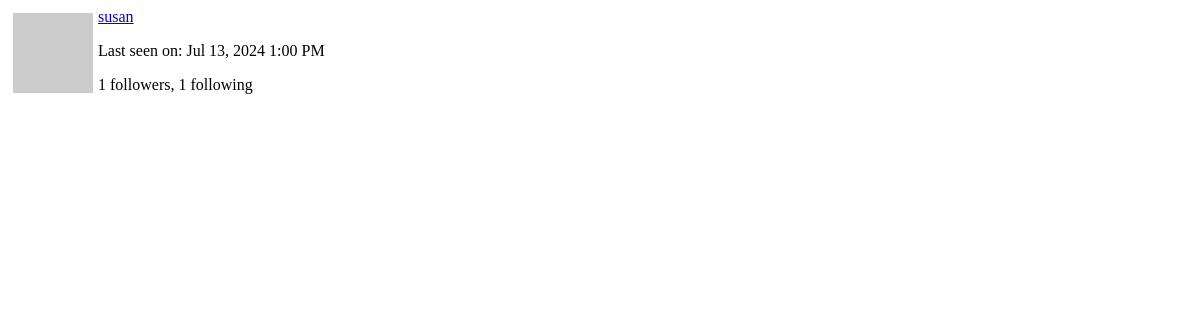
The app's page /user/susan/popup (signed in), older data.
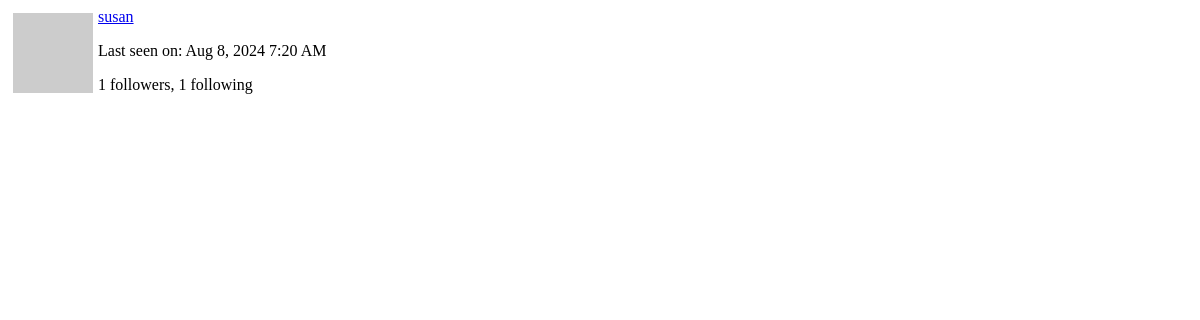
The same page, newer data.
### app/models.py (models this page shows, shortened)
class User(UserMixin, db.Model):
    id: so.Mapped[int] = so.mapped_column(primary_key=True)
    username: so.Mapped[str] = so.mapped_column(sa.String(64), index=True,
                                                unique=True)
    email: so.Mapped[str] = so.mapped_column(sa.String(120), index=True,
                                             unique=True)
    password_hash: so.Mapped[Optional[str]] = so.mapped_column(sa.String(256))
    posts: so.WriteOnlyMapped['Post'] = so.relationship(
        back_populates='author')
    about_me: so.Mapped[Optional[str]] = so.mapped_column(sa.String(140))
    last_seen: so.Mapped[Optional[datetime]] = so.mapped_column(
        default=lambda: datetime.now(timezone.utc))
    following: so.WriteOnlyMapped['User'] = so.relationship(
        secondary=followers, primaryjoin=(followers.c.follower_id == id),
        secondaryjoin=(followers.c.followed_id == id),
        back_populates='followers')
    followers: so.WriteOnlyMapped['User'] = so.relationship(
        secondary=followers, primaryjoin=(followers.c.followed_id == id),
        secondaryjoin=(followers.c.follower_id == id),
        back_populates='following')
    def avatar(self, size):
        digest = md5(self.email.lower().encode('utf-8')).hexdigest()
        return f'https://www.gravatar.com/avatar/{digest}?d=identicon&s={size}'
    def followers_count(self):
        query = sa.select(sa.func.count()).select_from(
            self.followers.select().subquery())
        return db.session.scalar(query)
    def following_count(self):
        query = sa.select(sa.func.count()).select_from(
            self.following.select().subquery())
        return db.session.scalar(query)

### app/main/routes.py (the view)
@bp.route('/user/<username>/popup')
@login_required
def user_popup(username):
    user = db.first_or_404(sa.select(User).where(User.username == username))
    form = EmptyForm()
    return render_template('user_popup.html', user=user, form=form)

### app/main/routes.py (called while the page is built)
@bp.before_app_request
def before_request():
    if current_user.is_authenticated:
        current_user.last_seen = datetime.now(timezone.utc)
        db.session.commit()
        g.search_form = SearchForm()
    g.locale = str(get_locale())

### app/models.py (called while the page is built)
@login.user_loader
def load_user(id):
  return db.session.get(User, int(id))

    @classmethod
    def before_commit(cls, session):
        session._changes = {
            'add': list(session.new),
            'update': list(session.dirty),
            'delete': list(session.deleted)
        }

    @classmethod
    def after_commit(cls, session):
        for obj in session._changes['add']:
            if isinstance(obj, SearchableMixin):
                add_to_index(obj.__tablename__, obj)
        for obj in session._changes['update']:
            if isinstance(obj, SearchableMixin):
                add_to_index(obj.__tablename__, obj)
        for obj in session._changes['delete']:
            if isinstance(obj, SearchableMixin):
                remove_from_index(obj.__tablename__, obj)
        session._changes = None

### app/templates/user_popup.html (shortened to what this page needs)
<div>
    <img src="{{ user.avatar(64) }}" style="margin: 5px; float: left">
    <p><a href="{{ url_for('main.user', username=user.username) }}">{{ user.username }}</a></p>
    {% if user.last_seen %}
    <p>{{ _('Last seen on') }}: {{ moment(user.last_seen).format('lll') }}</p>
    {% endif %}
    <p>{{ _('%(count)d followers', count=user.followers_count()) }}, {{ _('%(count)d following', count=user.following_count()) }}</p>
  </div>

Row changes from the older to the newer data that the page shows:
changed User "susan": last_seen "Jul 13, 2024 1:00 PM" → "Aug 8, 2024 7:20 AM"
